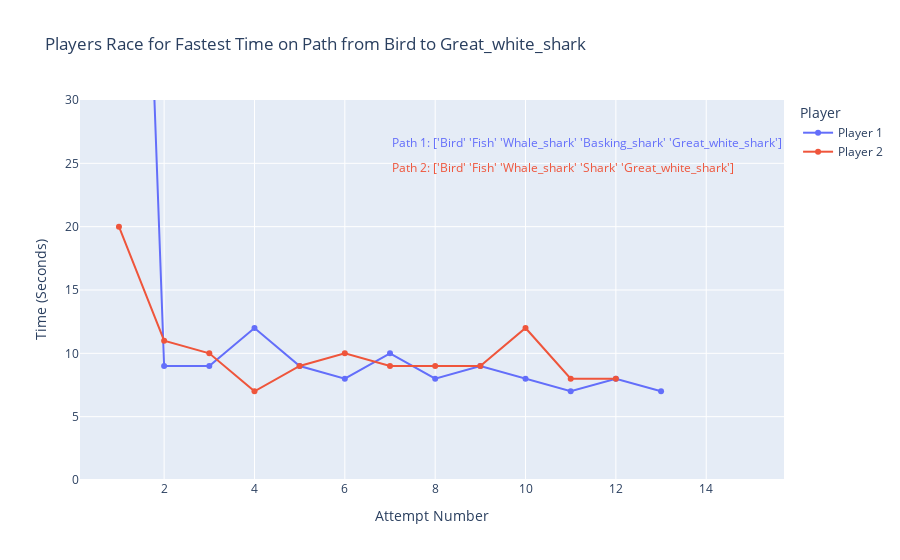

Here is the notebook cell this chart was saved with:
### Markdown cell above
### Race For Fastest Path

While coming up with the best way to filter based on path duration, we came accross an interessting obvervation. The fastest paths, where the shortest distance possible distance from start to target article is 3, are dominated by one specific start-target pair. That is, from the article 'Bird' to 'Great_white_shark'. Upon closer inspection, we noticed that two Ipadresses were batteling to finish this specific path as fast as possible. After a first attempt in a reasonable time, they repeated the exact same path over 10 times, likely trying to do it in the shortest amount of time possible. Since the wikispeedia interface only displays the record in clicks taken for a specific path and not the time, and in both cases the players are not trying to find a shorter path but to do it faster using their initial path over and over again, we think that what we found here might be a Wikispeedia race between two friends that took place at some point!

It is this observation that has led us to filter out paths that have been attempted multiple times by the same player (IpAdress), as it can make certain paths and thus article scores appear way better than they should be.

### Code cell
plot_race(finished_paths)

### Figure 1 — Plotly figure (JSON) as saved in the notebook; plotly's stock layout.template omitted (floating-point values rounded to 4 significant figures)
{"data": [{"legendgroup": "Player 1", "line": {"color": "#636efa", "dash": "solid"}, "marker": {"symbol": "circle"}, "mode": "markers+lines", "name": "Player 1", "orientation": "v", "showlegend": true, "type": "scatter", "x": [1, 2, 3, 4, 5, 6, 7, 8, 9, 10, 11, 12, 13], "xaxis": "x", "y": [107, 9, 9, 12, 9, 8, 10, 8, 9, 8, 7, 8, 7], "yaxis": "y"}, {"legendgroup": "Player 2", "line": {"color": "#EF553B", "dash": "solid"}, "marker": {"symbol": "circle"}, "mode": "markers+lines", "name": "Player 2", "orientation": "v", "showlegend": true, "type": "scatter", "x": [1, 2, 3, 4, 5, 6, 7, 8, 9, 10, 11, 12], "xaxis": "x", "y": [20, 11, 10, 7, 9, 10, 9, 9, 9, 12, 8, 8], "yaxis": "y"}], "layout": {"annotations": [{"align": "left", "font": {"color": "#636efa", "size": 12}, "showarrow": false, "text": "Path 1: ['Bird' 'Fish' 'Whale_shark' 'Basking_shark' 'Great_white_shark']", "x": 7, "xanchor": "left", "xref": "x", "y": 27.5, "yanchor": "top", "yref": "y"}, {"align": "left", "font": {"color": "#EF553B", "size": 12}, "showarrow": false, "text": "Path 2: ['Bird' 'Fish' 'Whale_shark' 'Shark' 'Great_white_shark']", "x": 7, "xanchor": "left", "xref": "x", "y": 25.5, "yanchor": "top", "yref": "y"}], "hovermode": "x", "legend": {"title": {"text": "Player"}, "tracegroupgap": 0}, "title": {"text": "Players Race for Fastest Time on Path from Bird to Great_white_shark"}, "xaxis": {"anchor": "y", "domain": [0, 1], "title": {"text": "Attempt Number"}}, "yaxis": {"anchor": "x", "domain": [0, 1], "range": [0, 30], "title": {"text": "Time (Seconds)"}}}}
